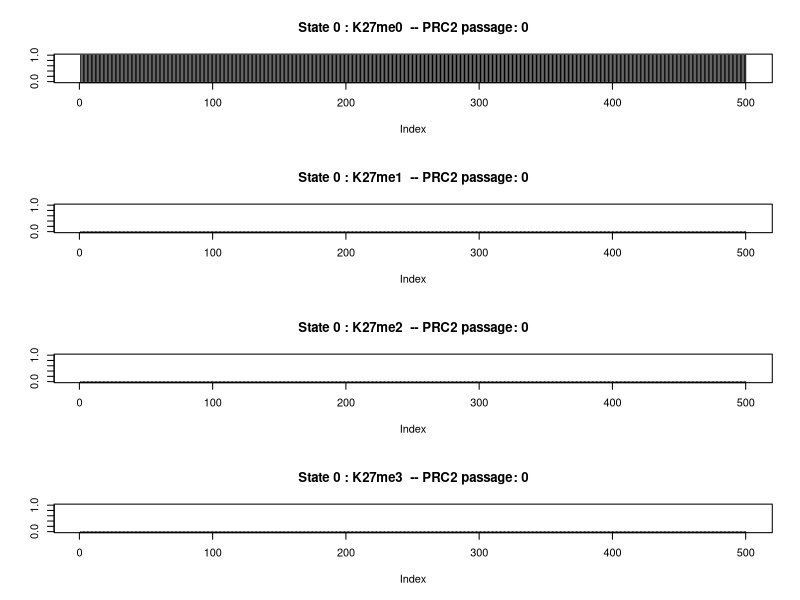
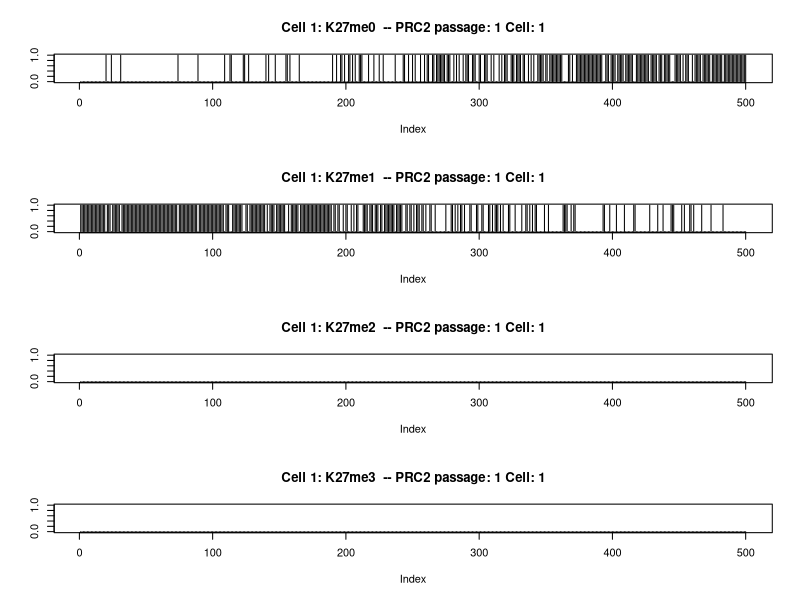
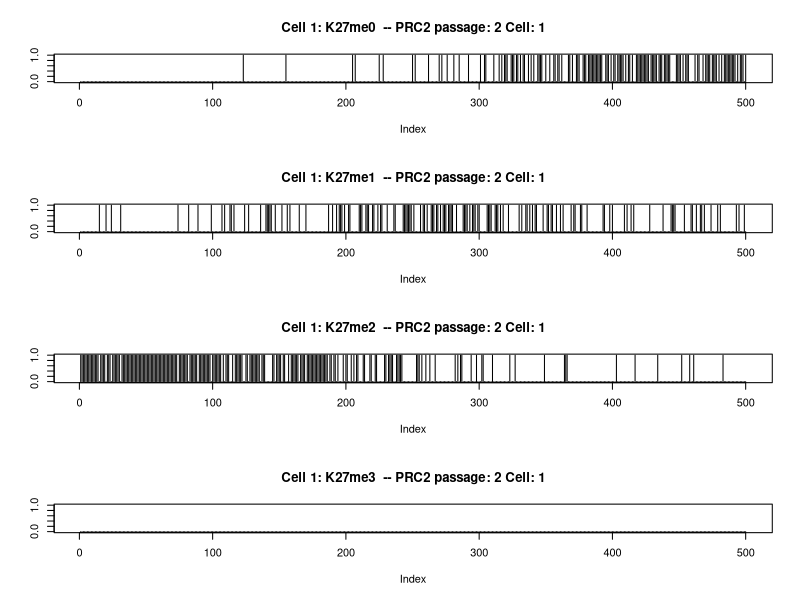
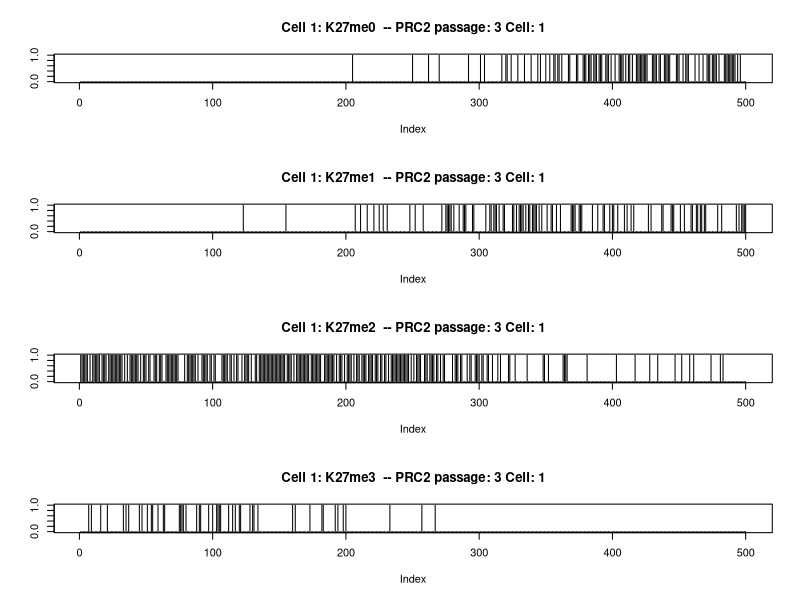
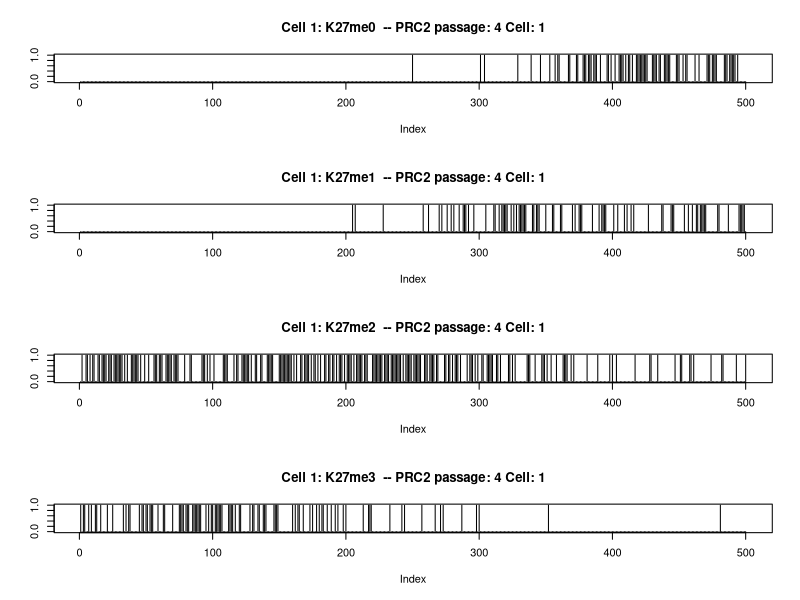
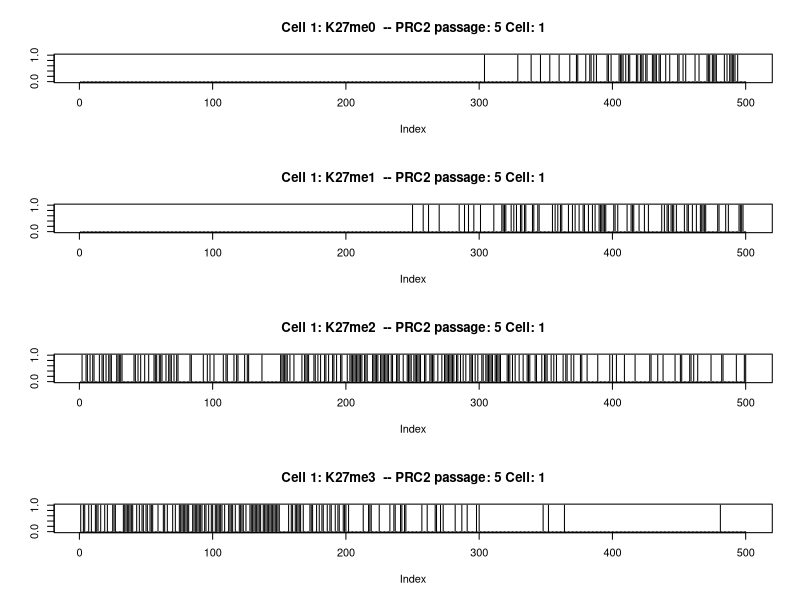
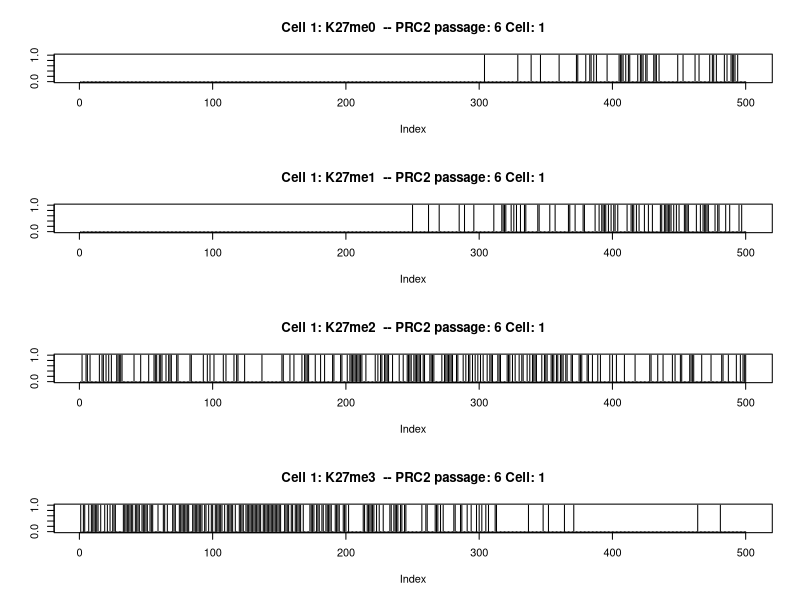
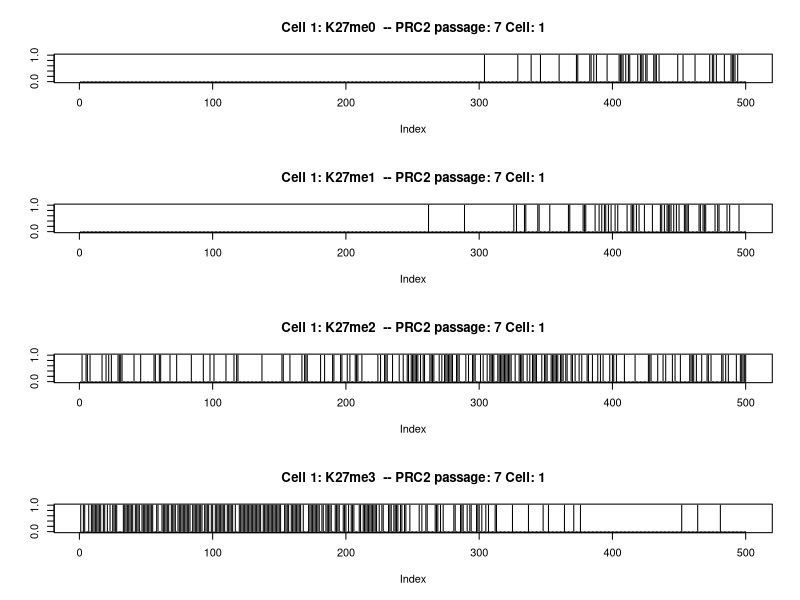

R code for these plots, in order:
setwd("~/Desktop/Histone_Mark_Simulation/Images/new/")
options(scipen=999)
mysamp <- function(n, m, s, lwr, upr, nnorm) {
  samp <- rnorm(nnorm, m, s)
  samp <- samp[samp >= lwr & samp <= upr]
  if (length(samp) >= n) {
    return(sample(samp, n))
  }  
  stop(simpleError("Not enough values to sample from. Try increasing nnorm."))
}

nnuc=500
### prc2 initiation
prc2=0
prc2rounds=10
#prc2rounds=prc2rounds
burden12=0.00
burden23=0.55
# population initiation
finalz<-data.frame(integer(nnuc),integer(nnuc),integer(nnuc),integer(nnuc),integer(nnuc))
colnames(finalz)<-c("N","me0","me1","me2","me3")
for (n in 1:nnuc)
{
  finalz$N[n]=n
  finalz$me0[n]=0
  finalz$me1[n]=0
  finalz$me2[n]=0
  finalz$me3[n]=0
}


passages<- data.frame(matrix(nrow = nnuc,ncol = (3*prc2rounds)))
passcolnames<-c()
#passcolnames<-c("N")
for (i in 1:prc2rounds){
  #  passcolnames<-c(passcolnames,paste(i,"me0",sep="_"))
  passcolnames<-c(passcolnames,paste(i,"me1",sep="_"))
  passcolnames<-c(passcolnames,paste(i,"me2",sep="_"))
  passcolnames<-c(passcolnames,paste(i,"me3",sep="_"))
}
colnames(passages)<-passcolnames
for (n in 1:nnuc)
{
  passages[n,]=0
}

initial_cell_count=10
final_cell_count=initial_cell_count

for (cell in 1:initial_cell_count)  {
  
#  go_to_next_cell=0
  
  ### Creating Naked Chromatin
  chromatin<-data.frame(integer(nnuc),integer(nnuc),integer(nnuc),integer(nnuc),integer(nnuc),integer(nnuc))
  colnames(chromatin)<-c("N","S","me0","me1","me2","me3")
  
  
  for (n in 1:nnuc)
  {
    chromatin$N[n]=n
    chromatin$S[n]=0
    chromatin$me0[n]=1
    chromatin$me1[n]=0
    chromatin$me2[n]=0
    chromatin$me3[n]=0
  }
  if (cell ==1)
  {
    #png(paste("~/Desktop/Histone_Mark_Simulation/Images/000-3marks-average.png",sep=""),width = 800,height = 600)
    
    par(mfrow=c(4,1))
    plot(chromatin$me0,type = "h", ylim = c(0,1), main = paste("State 0 : K27me0","  -- PRC2 passage: ",prc2,sep=""),ylab="")
    plot(chromatin$me1,type = "h", ylim = c(0,1), main = paste("State 0 : K27me1","  -- PRC2 passage: ",prc2,sep=""),ylab="")
    plot(chromatin$me2,type = "h", ylim = c(0,1), main = paste("State 0 : K27me2","  -- PRC2 passage: ",prc2,sep=""),ylab="")
    plot(chromatin$me3,type = "h", ylim = c(0,1), main = paste("State 0 : K27me3","  -- PRC2 passage: ",prc2,sep=""),ylab="")
    #dev.off()
  }
  
  padd0=c()
  padd1=c()
  padd2=c()
  padd3=c()
  
#  prc2rounds=prc2rounds 
  print(prc2rounds)  
  
  ### Runs of PRC2
  for (prc2 in 1:prc2rounds) {
    ### Depositing marks
    for (n in 1:nnuc)
    {
      
      padd1[n]=mysamp(n=1, m=0.69, s=0.1, lwr=0, upr=1, nnorm=100)
      padd2[n]=mysamp(n=1, m=0.01, s=0.1, lwr=0, upr=1, nnorm=100)
      padd3[n]=mysamp(n=1, m=0.00, s=0.1, lwr=0, upr=1, nnorm=100)
      padd0[n]=1-(sum(padd1[n],padd2[n],padd3[n]))
      
      
      # PRC2 halflife
      if (0.3-(n/nnuc) < 0 ){lower=0} else {lower=0.3-(n/nnuc)}
      if (1.3-(n/nnuc) > 1){upper=1} else {upper=1.3-(n/nnuc)}
      if (0.8-(n/nnuc) < 0){meaner=0} else {meaner=0.8-(n/nnuc)}
      
      chromatin$pE[n]=mysamp(n=1, m=meaner, s=0.05, lwr=lower, upr=upper, nnorm=100)
      
      chromatin$pDep0[n]=padd0[n]
      chromatin$pDep1[n]=padd1[n]*chromatin$pE[n]
      chromatin$pDep2[n]=padd2[n]*chromatin$pE[n]
      chromatin$pDep3[n]=padd3[n]*chromatin$pE[n]
      chromatin$pmax[n]=max(c(chromatin$pDep0[n],chromatin$pDep1[n],chromatin$pDep2[n],chromatin$pDep3[n]))
      #     print (paste ("Cell: ",cell," --- PRC2 passage: ",prc2))
      
      if (chromatin$S[n] == 0)
      {
        if(chromatin$pDep0[n] == chromatin$pmax[n])
        {
          chromatin$me0[n]=1
          chromatin$me1[n]=0
          chromatin$me2[n]=0
          chromatin$me3[n]=0
        } else if(chromatin$pDep1[n] == chromatin$pmax[n]) {
          chromatin$S[n]=1
          chromatin$me0[n]=0
          chromatin$me1[n]=1
          chromatin$me2[n]=0
          chromatin$me3[n]=0
        } else  if(chromatin$pDep2[n] == chromatin$pmax[n]) {
          chromatin$S[n]=2
          chromatin$me0[n]=0
          chromatin$me1[n]=0
          chromatin$me2[n]=1
          chromatin$me3[n]=0
        } else  if(chromatin$pDep3[n] == chromatin$pmax[n]) {
          chromatin$S[n]=3
          chromatin$me0[n]=0
          chromatin$me1[n]=0
          chromatin$me2[n]=0
          chromatin$me3[n]=1
        }
      } else if (chromatin$S[n] == 1)  {
        if(chromatin$pDep0[n] == chromatin$pmax[n])
        {
          chromatin$S[n]=1
          chromatin$me0[n]=0
          chromatin$me1[n]=1
          chromatin$me2[n]=0
          chromatin$me3[n]=0
        } else if(chromatin$pDep1[n] == chromatin$pmax[n] & rnorm(1,mean=0.5,sd=0.1) > burden12) {
          chromatin$S[n]=2
          chromatin$me0[n]=0
          chromatin$me1[n]=0
          chromatin$me2[n]=1
          chromatin$me3[n]=0
        } else  if(chromatin$pDep2[n] == chromatin$pmax[n]) {
          chromatin$S[n]=3
          chromatin$me0[n]=0
          chromatin$me1[n]=0
          chromatin$me2[n]=0
          chromatin$me3[n]=1
        } 
      } else if (chromatin$S[n] == 2)  {
        if(chromatin$pDep0[n] == chromatin$pmax[n])
        {
          chromatin$S[n]=2
          chromatin$me0[n]=0
          chromatin$me1[n]=0
          chromatin$me2[n]=1
          chromatin$me3[n]=0
        } else if(chromatin$pDep1[n] == chromatin$pmax[n]  & rnorm(1,mean=0.5,sd=0.1) > burden23)  {
          chromatin$S[n]=3
          chromatin$me0[n]=0
          chromatin$me1[n]=0
          chromatin$me2[n]=0
          chromatin$me3[n]=1
        }
      }
    }
    
    
    

    if (cell ==1 && prc2>0){
      #png(paste("~/Desktop/Histone_Mark_Simulation/Images/",prc2,"-3marks-average.png",sep=""),width = 800,height = 600)
      
      par(mfrow=c(4,1))
      plot(chromatin$me0,type = "h", ylim = c(0,1), main = paste("Cell 1: K27me0","  -- PRC2 passage: ",prc2," Cell: ",cell,sep=""),ylab="")
      plot(chromatin$me1,type = "h", ylim = c(0,1), main = paste("Cell 1: K27me1","  -- PRC2 passage: ",prc2," Cell: ",cell,sep=""),ylab="")
      plot(chromatin$me2,type = "h", ylim = c(0,1), main = paste("Cell 1: K27me2","  -- PRC2 passage: ",prc2," Cell: ",cell,sep=""),ylab="")
      plot(chromatin$me3,type = "h", ylim = c(0,1), main = paste("Cell 1: K27me3","  -- PRC2 passage: ",prc2," Cell: ",cell,sep=""),ylab="")
      #dev.off()
    }
    
    
    colnumber=(prc2-1)*3
    #      passages[,colnumber]=passages[,colnumber]+chromatin$me0
    passages[,(colnumber+1)]=passages[,(colnumber+1)]+chromatin$me1
    passages[,(colnumber+2)]=passages[,(colnumber+2)]+chromatin$me2
    passages[,(colnumber+3)]=passages[,(colnumber+3)]+chromatin$me3      
    
    
    
    
  }
  
  
  finalz$me0<-finalz$me0+chromatin$me0
  finalz$me1<-finalz$me1+chromatin$me1
  finalz$me2<-finalz$me2+chromatin$me2
  finalz$me3<-finalz$me3+chromatin$me3
  print ("iteration")
  print (cell)
  #print ("chromatin3")
  #print(chromatin$me3)
  
  
  # Mitosis  
  if (runif(n=1,min = 0,max = 100) >= 50  && prc2 > 5)
  {
    #Adding one to the number of final cell population
    final_cell_count=final_cell_count+1
  #  go_to_next_cell=1
    ## Removing the chromatin values already added to the pool (passages) so when we add the values of the daughter chromatins, it won't be doubled
    
    passages[,(colnumber+1)]=passages[,(colnumber+1)]-chromatin$me1
    passages[,(colnumber+2)]=passages[,(colnumber+2)]-chromatin$me2
    passages[,(colnumber+3)]=passages[,(colnumber+3)]-chromatin$me3      
    finalz$me0<-finalz$me0-chromatin$me0
    finalz$me1<-finalz$me1-chromatin$me1
    finalz$me2<-finalz$me2-chromatin$me2
    finalz$me3<-finalz$me3-chromatin$me3
    
    # Creating two empty daughter chromatins
    daughter1<-data.frame(integer(nnuc),integer(nnuc),integer(nnuc),integer(nnuc),integer(nnuc),integer(nnuc))
    colnames(daughter1)<-c("N","S","me0","me1","me2","me3")
    
    
    for (n in 1:nnuc)
    {
      daughter1$N[n]=n
      daughter1$S[n]=0
      daughter1$me0[n]=1
      daughter1$me1[n]=0
      daughter1$me2[n]=0
      daughter1$me3[n]=0
    }
    
    daughter2<-data.frame(integer(nnuc),integer(nnuc),integer(nnuc),integer(nnuc),integer(nnuc),integer(nnuc))
    colnames(daughter2)<-c("N","S","me0","me1","me2","me3")
    
    
    for (n in 1:nnuc)
    {
      daughter2$N[n]=n
      daughter2$S[n]=0
      daughter2$me0[n]=1
      daughter2$me1[n]=0
      daughter2$me2[n]=0
      daughter2$me3[n]=0
    }
    
    
    #randomly assigning marks from the mother chromatin to its daughter chromatins (likelihood of 50% on each nucleosome to be assigned to a different daughter chromatin)
    
    for (m in 1:nnuc){
      if (runif(n=1,min = 0,max = 100) > 50)
      {
        daughter1$S[m]=chromatin$S[m]
        daughter1$me0[m]=chromatin$me0[m]
        daughter1$me1[m]=chromatin$me1[m]
        daughter1$me2[m]=chromatin$me2[m]
        daughter1$me3[m]=chromatin$me3[m]
      }
      else {
        daughter2$S[m]=chromatin$S[m]
        daughter2$me0[m]=chromatin$me0[m]
        daughter2$me1[m]=chromatin$me1[m]
        daughter2$me2[m]=chromatin$me2[m]
        daughter2$me3[m]=chromatin$me3[m]
      }
    }
    
    
    
    # print daughter chromatins
    if (cell ==1 && prc2==prc2rounds){
      #png(paste("~/Desktop/Histone_Mark_Simulation/Images/",prc2,"-3marks-average.png",sep=""),width = 800,height = 600)
      par(mfrow=c(4,1))
      plot(daughter1$me0,type = "h", ylim = c(0,1), main = paste("Original Daughter1 Cell 1: K27me0","  -- PRC2 passage: ",prc2," Cell: ",cell,sep=""),ylab="")
      plot(daughter1$me1,type = "h", ylim = c(0,1), main = paste("Original Daughter1 Cell 1: K27me1","  -- PRC2 passage: ",prc2," Cell: ",cell,sep=""),ylab="")
      plot(daughter1$me2,type = "h", ylim = c(0,1), main = paste("Original Daughter1 Cell 1: K27me2","  -- PRC2 passage: ",prc2," Cell: ",cell,sep=""),ylab="")
      plot(daughter1$me3,type = "h", ylim = c(0,1), main = paste("Original Daughter1 Cell 1: K27me3","  -- PRC2 passage: ",prc2," Cell: ",cell,sep=""),ylab="")
      
      plot(daughter2$me0,type = "h", ylim = c(0,1), main = paste("Original Daughter2 Cell 2: K27me0","  -- PRC2 passage: ",prc2," Cell: ",cell,sep=""),ylab="")
      plot(daughter2$me1,type = "h", ylim = c(0,1), main = paste("Original Daughter2 Cell 2: K27me1","  -- PRC2 passage: ",prc2," Cell: ",cell,sep=""),ylab="")
      plot(daughter2$me2,type = "h", ylim = c(0,1), main = paste("Original Daughter2 Cell 2: K27me2","  -- PRC2 passage: ",prc2," Cell: ",cell,sep=""),ylab="")
      plot(daughter2$me3,type = "h", ylim = c(0,1), main = paste("Original Daughter2 Cell 2: K27me3","  -- PRC2 passage: ",prc2," Cell: ",cell,sep=""),ylab="")
      
      
      #dev.off()
    }
    
currentprc2round=prc2    
    ####### Now putting daughter chromatins through another round of Lysine methylation  ################
    ################## Daughter 1 #######################
    ### Runs of PRC2
    for (prc2 in 1:prc2rounds) {
      ### Depositing marks on daughter1
      for (n in 1:nnuc)
      {
        
        padd1[n]=mysamp(n=1, m=0.69, s=0.1, lwr=0, upr=1, nnorm=100)
        padd2[n]=mysamp(n=1, m=0.01, s=0.1, lwr=0, upr=1, nnorm=100)
        padd3[n]=mysamp(n=1, m=0.00, s=0.1, lwr=0, upr=1, nnorm=100)
        padd0[n]=1-(sum(padd1[n],padd2[n],padd3[n]))
        
        
        # PRC2 halflife
        if (0.3-(n/nnuc) < 0 ){lower=0} else {lower=0.3-(n/nnuc)}
        if (1.3-(n/nnuc) > 1){upper=1} else {upper=1.3-(n/nnuc)}
        if (0.8-(n/nnuc) < 0){meaner=0} else {meaner=0.8-(n/nnuc)}
        
        daughter1$pE[n]=mysamp(n=1, m=meaner, s=0.05, lwr=lower, upr=upper, nnorm=100)
        
        daughter1$pDep0[n]=padd0[n]
        daughter1$pDep1[n]=padd1[n]*daughter1$pE[n]
        daughter1$pDep2[n]=padd2[n]*daughter1$pE[n]
        daughter1$pDep3[n]=padd3[n]*daughter1$pE[n]
        daughter1$pmax[n]=max(c(daughter1$pDep0[n],daughter1$pDep1[n],daughter1$pDep2[n],daughter1$pDep3[n]))
        #     print (paste ("Cell: ",cell," --- PRC2 passage: ",prc2))
        
        if (daughter1$S[n] == 0)
        {
          if(daughter1$pDep0[n] == daughter1$pmax[n])
          {
            daughter1$me0[n]=1
            daughter1$me1[n]=0
            daughter1$me2[n]=0
            daughter1$me3[n]=0
          } else if(daughter1$pDep1[n] == daughter1$pmax[n]) {
            daughter1$S[n]=1
            daughter1$me0[n]=0
            daughter1$me1[n]=1
            daughter1$me2[n]=0
            daughter1$me3[n]=0
          } else  if(daughter1$pDep2[n] == daughter1$pmax[n]) {
            daughter1$S[n]=2
            daughter1$me0[n]=0
            daughter1$me1[n]=0
            daughter1$me2[n]=1
            daughter1$me3[n]=0
          } else  if(daughter1$pDep3[n] == daughter1$pmax[n]) {
            daughter1$S[n]=3
            daughter1$me0[n]=0
            daughter1$me1[n]=0
            daughter1$me2[n]=0
            daughter1$me3[n]=1
          }
        } else if (daughter1$S[n] == 1)  {
          if(daughter1$pDep0[n] == daughter1$pmax[n])
          {
            daughter1$S[n]=1
            daughter1$me0[n]=0
            daughter1$me1[n]=1
            daughter1$me2[n]=0
            daughter1$me3[n]=0
          } else if(daughter1$pDep1[n] == daughter1$pmax[n] & rnorm(1,mean=0.5,sd=0.1) > burden12) {
            daughter1$S[n]=2
            daughter1$me0[n]=0
            daughter1$me1[n]=0
            daughter1$me2[n]=1
            daughter1$me3[n]=0
          } else  if(daughter1$pDep2[n] == daughter1$pmax[n]) {
            daughter1$S[n]=3
            daughter1$me0[n]=0
            daughter1$me1[n]=0
            daughter1$me2[n]=0
            daughter1$me3[n]=1
          } 
        } else if (daughter1$S[n] == 2)  {
          if(daughter1$pDep0[n] == daughter1$pmax[n])
          {
            daughter1$S[n]=2
            daughter1$me0[n]=0
            daughter1$me1[n]=0
            daughter1$me2[n]=1
            daughter1$me3[n]=0
          } else if(daughter1$pDep1[n] == daughter1$pmax[n]  & rnorm(1,mean=0.5,sd=0.1) > burden23)  {
            daughter1$S[n]=3
            daughter1$me0[n]=0
            daughter1$me1[n]=0
            daughter1$me2[n]=0
            daughter1$me3[n]=1
          }
        }
      }
      
      
      
      #prc2=(prc2)+1
      #print (prc2)
      
      if (cell ==1 && prc2>0){
        #png(paste("~/Desktop/Histone_Mark_Simulation/Images/",prc2,"-3marks-average.png",sep=""),width = 800,height = 600)
        
        par(mfrow=c(4,1))
        plot(daughter1$me0,type = "h", ylim = c(0,1), main = paste("Daughter1 Cell 1: K27me0","  -- PRC2 passage: ",prc2," Cell: ",cell,sep=""),ylab="")
        plot(daughter1$me1,type = "h", ylim = c(0,1), main = paste("Daughter1 Cell 1: K27me1","  -- PRC2 passage: ",prc2," Cell: ",cell,sep=""),ylab="")
        plot(daughter1$me2,type = "h", ylim = c(0,1), main = paste("Daughter1 Cell 1: K27me2","  -- PRC2 passage: ",prc2," Cell: ",cell,sep=""),ylab="")
        plot(daughter1$me3,type = "h", ylim = c(0,1), main = paste("Daughter1 Cell 1: K27me3","  -- PRC2 passage: ",prc2," Cell: ",cell,sep=""),ylab="")
        #dev.off()
      }
      
      
      colnumber=(prc2-1)*3
      #passages[,colnumber]=passages[,colnumber]+daughter1$me0
      passages[,(colnumber+1)]=passages[,(colnumber+1)]+daughter1$me1
      passages[,(colnumber+2)]=passages[,(colnumber+2)]+daughter1$me2
      passages[,(colnumber+3)]=passages[,(colnumber+3)]+daughter1$me3
      finalz$me0<-finalz$me0+daughter1$me0
      finalz$me1<-finalz$me1+daughter1$me1
      finalz$me2<-finalz$me2+daughter1$me2
      finalz$me3<-finalz$me3+daughter1$me3
      
      
      
      
    }
    ################## Daughter 2 #######################
    
    ### Runs of PRC2
    for (prc2 in 1:prc2rounds) {
      ### Depositing marks on daughter 2
      for (n in 1:nnuc)
      {
        
        padd1[n]=mysamp(n=1, m=0.69, s=0.1, lwr=0, upr=1, nnorm=100)
        padd2[n]=mysamp(n=1, m=0.01, s=0.1, lwr=0, upr=1, nnorm=100)
        padd3[n]=mysamp(n=1, m=0.00, s=0.1, lwr=0, upr=1, nnorm=100)
        padd0[n]=1-(sum(padd1[n],padd2[n],padd3[n]))
        
        
        # PRC2 halflife
        if (0.3-(n/nnuc) < 0 ){lower=0} else {lower=0.3-(n/nnuc)}
        if (1.3-(n/nnuc) > 1){upper=1} else {upper=1.3-(n/nnuc)}
        if (0.8-(n/nnuc) < 0){meaner=0} else {meaner=0.8-(n/nnuc)}
        
        daughter2$pE[n]=mysamp(n=1, m=meaner, s=0.05, lwr=lower, upr=upper, nnorm=100)
        
        daughter2$pDep0[n]=padd0[n]
        daughter2$pDep1[n]=padd1[n]*daughter2$pE[n]
        daughter2$pDep2[n]=padd2[n]*daughter2$pE[n]
        daughter2$pDep3[n]=padd3[n]*daughter2$pE[n]
        daughter2$pmax[n]=max(c(daughter2$pDep0[n],daughter2$pDep1[n],daughter2$pDep2[n],daughter2$pDep3[n]))
        #     print (paste ("Cell: ",cell," --- PRC2 passage: ",prc2))
        
        if (daughter2$S[n] == 0)
        {
          if(daughter2$pDep0[n] == daughter2$pmax[n])
          {
            daughter2$me0[n]=1
            daughter2$me1[n]=0
            daughter2$me2[n]=0
            daughter2$me3[n]=0
          } else if(daughter2$pDep1[n] == daughter2$pmax[n]) {
            daughter2$S[n]=1
            daughter2$me0[n]=0
            daughter2$me1[n]=1
            daughter2$me2[n]=0
            daughter2$me3[n]=0
          } else  if(daughter2$pDep2[n] == daughter2$pmax[n]) {
            daughter2$S[n]=2
            daughter2$me0[n]=0
            daughter2$me1[n]=0
            daughter2$me2[n]=1
            daughter2$me3[n]=0
          } else  if(daughter2$pDep3[n] == daughter2$pmax[n]) {
            daughter2$S[n]=3
            daughter2$me0[n]=0
            daughter2$me1[n]=0
            daughter2$me2[n]=0
            daughter2$me3[n]=1
          }
        } else if (daughter2$S[n] == 1)  {
          if(daughter2$pDep0[n] == daughter2$pmax[n])
          {
            daughter2$S[n]=1
            daughter2$me0[n]=0
            daughter2$me1[n]=1
            daughter2$me2[n]=0
            daughter2$me3[n]=0
          } else if(daughter2$pDep1[n] == daughter2$pmax[n] & rnorm(1,mean=0.5,sd=0.1) > burden12) {
            daughter2$S[n]=2
            daughter2$me0[n]=0
            daughter2$me1[n]=0
            daughter2$me2[n]=1
            daughter2$me3[n]=0
          } else  if(daughter2$pDep2[n] == daughter2$pmax[n]) {
            daughter2$S[n]=3
            daughter2$me0[n]=0
            daughter2$me1[n]=0
            daughter2$me2[n]=0
            daughter2$me3[n]=1
          } 
        } else if (daughter2$S[n] == 2)  {
          if(daughter2$pDep0[n] == daughter2$pmax[n])
          {
            daughter2$S[n]=2
            daughter2$me0[n]=0
            daughter2$me1[n]=0
            daughter2$me2[n]=1
            daughter2$me3[n]=0
          } else if(daughter2$pDep1[n] == daughter2$pmax[n]  & rnorm(1,mean=0.5,sd=0.1) > burden23)  {
            daughter2$S[n]=3
            daughter2$me0[n]=0
            daughter2$me1[n]=0
            daughter2$me2[n]=0
            daughter2$me3[n]=1
          }
        }
      }
      
      
      
      #prc2=(prc2)+1
      #print (prc2)
      
      if (cell ==1 && prc2>0){
        #png(paste("~/Desktop/Histone_Mark_Simulation/Images/",prc2,"-3marks-average.png",sep=""),width = 800,height = 600)
        
        par(mfrow=c(4,1))
        plot(daughter2$me0,type = "h", ylim = c(0,1), main = paste("Daughter2 Cell 1: K27me0","  -- PRC2 passage: ",prc2," Cell: ",cell,sep=""),ylab="")
        plot(daughter2$me1,type = "h", ylim = c(0,1), main = paste("Daughter2 Cell 1: K27me1","  -- PRC2 passage: ",prc2," Cell: ",cell,sep=""),ylab="")
        plot(daughter2$me2,type = "h", ylim = c(0,1), main = paste("Daughter2 Cell 1: K27me2","  -- PRC2 passage: ",prc2," Cell: ",cell,sep=""),ylab="")
        plot(daughter2$me3,type = "h", ylim = c(0,1), main = paste("Daughter2 Cell 1: K27me3","  -- PRC2 passage: ",prc2," Cell: ",cell,sep=""),ylab="")
        #dev.off()
      }
      
      
      colnumber=(prc2-1)*3
      #      passages[,colnumber]=passages[,colnumber]+daughter2$me0
      passages[,(colnumber+1)]=passages[,(colnumber+1)]+daughter2$me1
      passages[,(colnumber+2)]=passages[,(colnumber+2)]+daughter2$me2
      passages[,(colnumber+3)]=passages[,(colnumber+3)]+daughter2$me3      
      finalz$me0<-finalz$me0+daughter2$me0
      finalz$me1<-finalz$me1+daughter2$me1
      finalz$me2<-finalz$me2+daughter2$me2
      finalz$me3<-finalz$me3+daughter2$me3
      
      
      
    }    
    
    

    ####### End of putting daughter chromatins through another round of Lysine methylation  #############
    
    
  }
  ### End of mitosis
#  if (go_to_next_cell=1) break
  
  
  
}




finalz$me0av<-finalz$me0/cell
finalz$me1av<-finalz$me1/cell
finalz$me2av<-finalz$me2/cell
finalz$me3av<-finalz$me3/cell




for (state in 0:(prc2rounds-1))
{
  #png(paste("~/Desktop/Histone_Mark_Simulation/Images/Average_State-",state,"-3marks-average.png",sep=""),width = 800,height = 600)
  par(mfrow=c(3,1))
  
  plot((passages[,(3*state)+1]/final_cell_count),type = "h", ylim = c(0,1), main = paste("K27me1","  -- Average over : ",cell," Cells"," PRC2 passage: ",state,sep=""),ylab="")
  plot((passages[,(3*state)+2]/final_cell_count),type = "h", ylim = c(0,1), main = paste("K27me2","  -- Average over : ",cell," Cells"," PRC2 passage: ",state,sep=""),ylab="")
  plot((passages[,(3*state)+3]/final_cell_count),type = "h", ylim = c(0,1), main = paste("K27me3","  -- Average over : ",cell," Cells"," PRC2 passage: ",state,sep=""),ylab="")
  #dev.off()
  
}



# for (state in (prc2rounds-1):(prc2rounds-1))
# {
#   #png(paste("~/Desktop/Histone_Mark_Simulation/Images/Average_State-",state,"-3marks-average.png",sep=""),width = 800,height = 600)
#   par(mfrow=c(3,1))
#   
#   plot((passages[,(3*state)+1]/initial_cell_count),type = "h", ylim = c(0,1), main = paste("K27me1","  -- Average over : ",cell," Cells"," PRC2 passage: ",state,sep=""),ylab="")
#   plot((passages[,(3*state)+2]/initial_cell_count),type = "h", ylim = c(0,1), main = paste("K27me2","  -- Average over : ",cell," Cells"," PRC2 passage: ",state,sep=""),ylab="")
#   plot((passages[,(3*state)+3]/initial_cell_count),type = "h", ylim = c(0,1), main = paste("K27me3","  -- Average over : ",cell," Cells"," PRC2 passage: ",state,sep=""),ylab="")
#   #dev.off()
#   
# }
